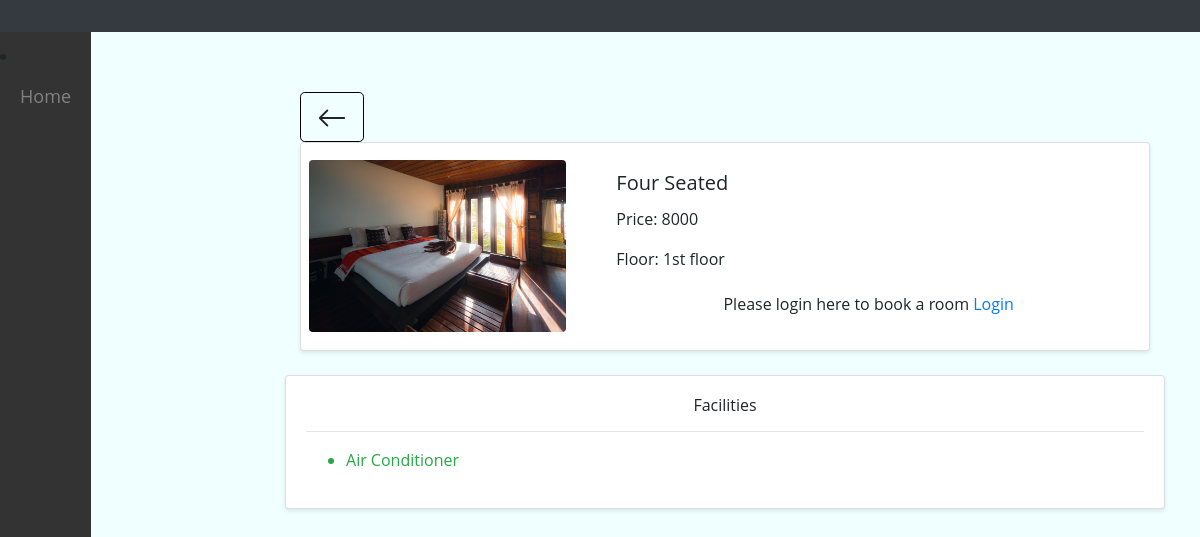
Page /hostel/rooms/18/ on the committed database.
### core/models.py (models this page shows, shortened)
class rooms(models.Model):
    room_price = models.IntegerField()
    hostel = models.ForeignKey(Hostel, on_delete=models.CASCADE, related_name="room")
    services = models.TextField(blank=True)
    floor = models.CharField(max_length=20)
    picture = models.ImageField(upload_to="Rooms/", blank=True, null=True)
    FIRST_CHOICE = "Two Seated"
    SECOND_CHOICE = "Three Seated "
    THIRD_CHOICE = "Four Seated"
    FOURTH_CHOICE = "Five Seated"
    MY_CHOICES = [
        (FIRST_CHOICE, "Two Seated"),
        (SECOND_CHOICE, "Three Seated "),
        (THIRD_CHOICE, "Four Seated"),
        (FOURTH_CHOICE, "Five Seated"),
    ]
    room_type = models.CharField(
        max_length=30,
        choices=MY_CHOICES,
        default=FIRST_CHOICE,
    )

### core/views.py (the view)
# urls.py: path('rooms/<int:room_id>/', views.room_detail, name='room_detail'),
def room_detail(request, room_id):
    room = get_object_or_404(rooms, id=room_id)
    bookings = Booking.objects.filter(room=room)
    booked_students = [booking.student for booking in bookings]
    return render(request, "room_detail.html", {"room": room, "booked_students": booked_students})

### core/templatetags/custom_filters.py (called while the page is built)
@register.filter(name="load_service")
def load_service(value):
    if value:
        return value.split("\n")
    return None

### core/templates/room_detail.html (shortened to what this page needs)
{% extends 'base.html' %}
{% load custom_filters %}
{% block content %}
<link href="https://stackpath.bootstrapcdn.com/bootstrap/4.3.1/css/bootstrap.min.css" rel="stylesheet">
<div class="container mt-5">
    <button class="btn-size btn btn-transparent text-black btn-lg" onclick="window.history.back();"><svg
            xmlns="http://www.w3.org/2000/svg" width="30" height="30" fill="currentColor" class="bi bi-arrow-left"
            viewBox="0 0 16 16">
            <path fill-rule="evenodd"
                d="M15 8a.5.5 0 0 0-.5-.5H2.707l3.147-3.146a.5.5 0 1 0-.708-.708l-4 4a.5.5 0 0 0 0 .708l4 4a.5.5 0 0 0 .708-.708L2.707 8.5H14.5A.5.5 0 0 0 15 8z" />
        </svg></button>
    <div class="card mb-4">
        <div class="row p-2">
            <div class="col-md-4 col-12 d-flex justify-content-center align-items-center">
                {% if room.picture %}
                <img src="{{ room.picture.url }}" class="room-image" alt="Room Image">
                {% else %}
                <div>
                    picture
                </div>
                {% endif %}
            </div>
            <div class="col-md-8 col-12">
                <div class="card-body">
                    <h5 class="card-title">{{ room.room_type }}</h5>
                    <p class="card-text">Price: {{ room.room_price }}</p>
                    <p class="card-text">Floor: {{ room.floor }}</p>
                    {% if request.user.is_authenticated %}
                    {% if request.user.student %}
                    <div class="text-right">
                        <a href="{% url 'book_room' room.id %}" class="btn btn-primary">Book this room</a>
                    </div>
                    {% elif room.hostel.ownerUser == user %}
                    <div class="text-right">
                        <a href="{% url 'room_update' room.id %}" class="btn btn-primary">Edit</a>
                        <button type="button" data-toggle="modal" data-target="#DeleteModal"
                            class="btn btn-danger shadow">
                            Delete
                        </button>
                    </div>
                    {% endif %}
                    {% else %}
                    <div class="mt-4">
                        <h6 class="text-center">Please login here to book a room
                            <a href="{% url 'login' %}">Login</a>
                        </h6>
                    </div>
                    {% endif %}
                </div>
            </div>
        </div>
    </div>
</div>
<div class="row">
    <div class="col-md-6 col-lg-12 mb-4">
        <div class="card h-100">
            <div class="card-body">
                <h6 class="text-center">Facilities</h6>
                <hr>
                <ul>
                    {% for service in room.services|load_service %}
                    <li class="text-success">{{ service }}</li>
                    {% empty %}
                    <div class="text-center">Not added yet</div>
                    {% endfor %}
                </ul>
            </div>
        </div>
    </div>
</div>
{% url 'room_delete' room.id as action_url %}
{% endblock %}

### core/templates/room_detail.html (style rules this page uses)
body { font-family: 'Open Sans', sans-serif; background-color: #eef2f7; }
.card { background-color: #fff; box-shadow: 0 2px 4px rgba(0, 0, 0, 0.1); border-radius: .25rem; }
.btn-transparent { background: transparent; border: 1px solid #000; }
.room-image { width: 100%; height: auto; border-radius: .25rem; object-fit: cover; }

### rows in the picture
rooms: picture (picture), room_type "Four Seated", room_price "8000", floor "1st floor", services "Air Conditioner"
